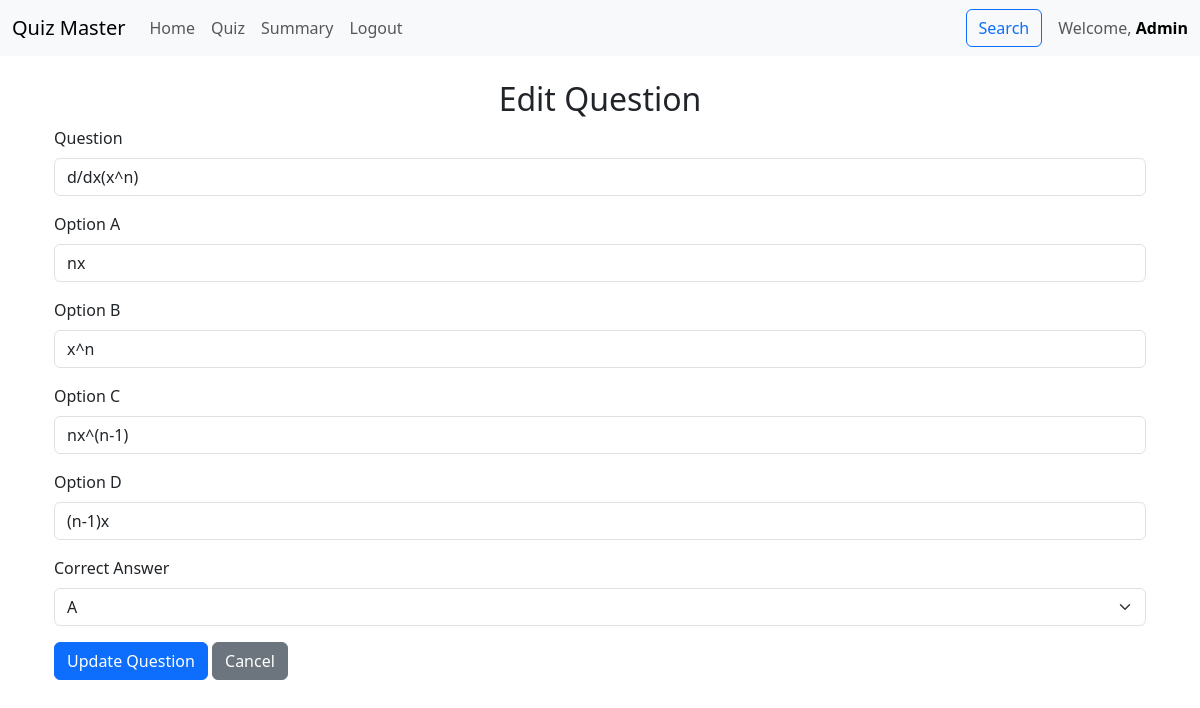
Page /dashboard/quiz_management/edit_question/1 (signed in) on the committed database.
### models.py (models this page shows, shortened)
class User(db.Model):
    id = db.Column(db.Integer, primary_key=True)
    username = db.Column(db.String(120), unique=True, nullable=False)
    password_hash = db.Column(db.String(120), nullable=False)
    full_name = db.Column(db.String(100))
    qualification = db.Column(db.String(100))
    dob = db.Column(db.Date)
    role = db.Column(db.Enum("user", "admin", name="user_roles"), default="user",)
    created_at = db.Column(db.DateTime, default=datetime.now(timezone.utc))
    scores = db.relationship('Score', backref='user', lazy=True, cascade="all, delete-orphan")

class Question(db.Model):
    id = db.Column(db.Integer, primary_key=True)
    quiz_id = db.Column(db.Integer, db.ForeignKey('quiz.id'), nullable=False)
    question_statement = db.Column(db.String(255), nullable=False, unique=True)
    option1 = db.Column(db.String(100), nullable=False)
    option2 = db.Column(db.String(100), nullable=False)
    option3 = db.Column(db.String(100), nullable=False)
    option4 = db.Column(db.String(100), nullable=False)
    correct_option = db.Column(db.String(100), nullable=False)

### controllers/controllers_admin.py (the view)
@app.route("/dashboard/quiz_management/edit_question/<int:question_id>", methods=["GET","POST"])
@auth_required
@auth_required_admin
def edit_question(question_id):
     user=User.query.get(session["user_id"])
     question=Question.query.filter_by(id=question_id).first()
     if request.method=="POST":
         question.question_statement=request.form.get("question_statement")
         question.option1=request.form.get("option1")
         question.option2=request.form.get("option2")
         question.option3=request.form.get("option3")
         question.option4=request.form.get("option4")
         question.correct_option=request.form.get("correct_option")
         db.session.commit()
         flash('Question updated successfully!', 'success')
         return redirect(request.referrer)
     else:
        return render_template("edit_question.html",user=user,question=question)

### controllers/controllers_admin.py (called while the page is built)
def auth_required(func):
    @wraps(func)
    def inner(*args, **kwargs):
        if "user_id" in session:
            return func(*args, **kwargs)
        else:
            flash("Please login to continue")
            return redirect(url_for("index"))
    return inner

def auth_required_admin(func):
    @wraps(func)
    def inner(*args, **kwargs):
        user=User.query.get(session["user_id"])
        if user.role=="admin":
            return func(*args, **kwargs)
        else:
            flash("Unauthorised")
            return redirect(url_for("dashboard"))
    return inner

### templates/edit_question.html (shortened to what this page needs)
{% extends "base.html" %}
{% block content %}
<div class="container mt-4">
    <h2 class="text-center">Edit Question</h2>
    <form action="{{ url_for('edit_question', question_id=question.id) }}" method="POST">
        <div class="mb-3">
            <label for="question_statement" class="form-label">Question</label>
            <input type="text" id="question_statement" name="question_statement" class="form-control"
                   value="{{ question.question_statement }}" required>
        </div>
        <div class="mb-3">
            <label for="option1" class="form-label">Option A</label>
            <input type="text" id="option1" name="option1" class="form-control"
                   value="{{ question.option1 }}" required>
        </div>
        <div class="mb-3">
            <label for="option2" class="form-label">Option B</label>
            <input type="text" id="option2" name="option2" class="form-control"
                   value="{{ question.option2 }}" required>
        </div>
        <div class="mb-3">
            <label for="option3" class="form-label">Option C</label>
            <input type="text" id="option3" name="option3" class="form-control"
                   value="{{ question.option3 }}" required>
        </div>
        <div class="mb-3">
            <label for="option4" class="form-label">Option D</label>
            <input type="text" id="option4" name="option4" class="form-control"
                   value="{{ question.option4 }}" required>
        </div>
        <div class="mb-3">
            <label for="correct_option" class="form-label">Correct Answer</label>
            <select id="correct_option" name="correct_option" class="form-select" required>
                <option value=1 {% if question.correct_option == "A" %}selected{% endif %}>A</option>
            </select>
        </div>
        <button type="submit" class="btn btn-primary">Update Question</button>
        <a href="{{ url_for('dashboard') }}" class="btn btn-secondary">Cancel</a>
    </form>
</div>
{% endblock %}

### templates/navbar.html (shortened to what this page needs)
<nav class="navbar navbar-expand-lg navbar-light bg-light">
    <div class="container-fluid">
        <a class="navbar-brand" href="/">Quiz Master</a>
        <div class="collapse navbar-collapse" id="navbarNav">
            <ul class="navbar-nav me-auto">
                {% if 'user_id' in session %}
                <li class="nav-item">
                    <a class="nav-link" href="/dashboard">Home</a>
                </li>
                {% if user.role=="user" %}
                <li class="nav-item">
                    <a class="nav-link" href="/dashboard/scores/{{user.id}}">Scores</a>
                </li>
                {% else %}
                <li class="nav-item">
                    <a class="nav-link" href="/dashboard/quiz_management">Quiz</a>
                </li>
                {% endif %}
                <li class="nav-item">
                    <a class="nav-link" href="/summary">Summary</a>
                </li>
                <li class="nav-item">
                    <a class="nav-link" href="/logout">Logout</a>
                </li>
                {% endif %}
            </ul>
            {% if 'user_id' in session %}
            <div class="d-flex align-items-center">
                <a class="nav-link me-3" href="/search">
                    <button class="btn btn-outline-primary">Search</button>
                </a>
                <span class="navbar-text">
                    Welcome, <a class="fw-bold text-decoration-none" href="/profile">{{ user.full_name | capitalize }}</a>
                </span>
            </div>
            {% endif %}
        </div>
    </div>
</nav>

### rows in the picture
User: full_name "Admin"
Question: question_statement "d/dx(x^n)", option1 "nx", option2 "x^n", option3 "nx^(n-1)", option4 "(n-1)x"
